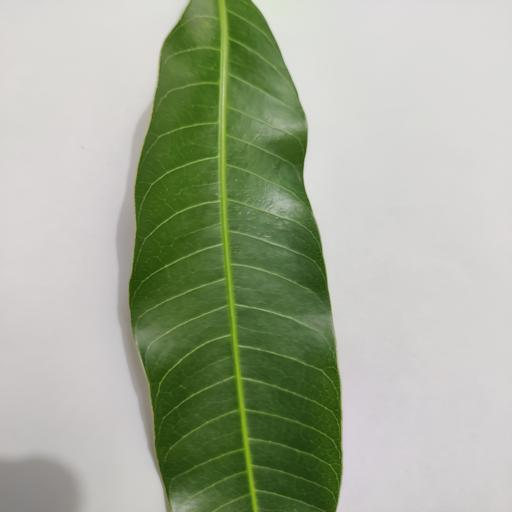
#> input picture evaluation/Khỏe mạnh/IMG_20240504_211021.jpg, 512 x 512 px, found by its file name; its folder holds 4 pictures in this run
$ jupyter execute --allow-errors 'Source Code For Training.ipynb'   (shell and % lines are left out)
#> lines starting #> are read from the running program, lines starting #| are printed output that depends on the picture
#> further down, img is the input picture: shape (512, 512, 3); mean B, G, R 153.4, 173.8, 165.6
#> `img = cv2.resize(img,(64,64))`:
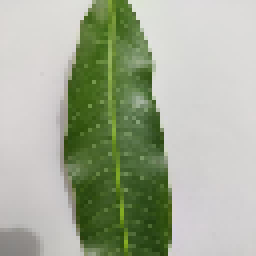
#> img: shape (64, 64, 3) (shown 4 times larger); mean B, G, R 153.4, 173.8, 165.6
#Mango Leaf Classification
###Thành viên:
  + Lê Văn Hoàng - 22520465 (C)
  + Thái Đình Nhật Hiển - 22520424<br>

###Thông tin đồ án:
+ <b>Tên đề tài:</b> Phân loại lá xoài bình thường và lá xoài bị sâu bệnh
+ <b>Tập dữ liệu:</b> Gồm 500 ảnh lá xoài bình thường và 2000 ảnh cho lá xoài bị sâu bệnh, mỗi loại sâu bệnh gồm 500 ảnh.
+ <b>Thư viện sử dụng:</b> cv2, matplotlib, skimage, sklearn, numpy
+ <b>Đặc trưng sử dụng:</b> Sobel, Histogram, kết hợp hai đặc trưng
+ <b>Mô hình máy học sử dụng:</b> KNN, SVC
+ <b>Phương thức đánh giá sử dụng:</b> Accuracy, F1-Score, Confusion Matrix

# Import Library

[cell 1]
import numpy as np
import os
import matplotlib.pyplot as plt
import cv2
import joblib
from google.colab.patches import cv2_imshow
from skimage.io import imread
from skimage.transform import resize
from sklearn.model_selection import train_test_split, GridSearchCV
from sklearn.svm import SVC
from sklearn.metrics import accuracy_score, confusion_matrix, classification_report,f1_score
from sklearn.neighbors import KNeighborsClassifier
from sklearn.neighbors import KNeighborsClassifier
from sklearn.metrics import accuracy_score,f1_score
from sklearn.metrics import roc_curve, auc
from google.colab.patches import cv2_imshow
from joblib import Parallel, delayed

# Clone Github

 # Tập dữ liệu:
 + Tập dữ liệu: Gồm 500 ảnh lá xoài bình thường và 2000 ảnh cho lá xoài bị sâu bệnh, mỗi loại sâu bệnh gồm 500 ảnh.
 + Tình trạng lá xoài bao gồm: Khỏe mạnh,nấm mốc bột, nấm đen, vết loét do vi khuẩn, ruồi cuốn lá

[cell 2]
input_dir = "/content/MangoLeaf/final_project"
categories = ['Khỏe mạnh','Nấm mốc bột','Nấm đen','Vết loét','Ruồi cuốn lá']
images = []

#> (the rest of this cell did not finish here and is left out)

# Tiền xử lý dữ liệu

[cell 3]
input_dir = "/content/MangoLeaf/final_project"
categories = ['Khỏe mạnh','Nấm mốc bột','Nấm đen','Vết loét','Ruồi cuốn lá']

data = []
labels = []
datas = []
labelss = []
#> (the rest of this cell did not finish here and is left out)

# Hàm hiển thị ảnh được phân loại đúng và sai

[cell 4]
def plot_classification_results(data_test, y_test, y_pred, images=None):
    correct_indices = np.where(y_pred == y_test)[0]
    incorrect_indices = np.where(y_pred != y_test)[0]

    display_images(data_test, y_test, y_pred,correct_indices, "Ảnh phân loại đúng", 4)
    display_images(data_test, y_test, y_pred,incorrect_indices, "Ảnh phân loại sai", 2)

[cell 5]
def display_images(data_test,y_test, y_pred, indices, title, n):
    if len(indices) < n:
        n = len(indices)
    plt.figure(figsize=(25, 5))
    true_vals = []
    pred = []
    for idx, i in enumerate(y_test):
        if i == 1:
          true_vals.append("Bị sâu bệnh")
        else:
          true_vals.append("Khỏe mạnh")
    for idx, i in enumerate(y_pred):
        if i == 1:
          pred.append("Bị sâu bệnh")
        else:
          pred.append("Khỏe mạnh")
    for i, idx in enumerate(indices[:n]):
        plt.subplot(1, n, i + 1)
        plt.imshow(data_test[idx])
        plt.title(f"Phân loại: {pred[idx]}\nLớp thực: {true_vals[idx]}")
        plt.axis('off')
    plt.suptitle(title)
    plt.show()

# Trích xuất đặc trưng bằng Sobel

[cell 6]
def sobel_filter(img) :
  Sx = np.array([[-1,0,1],[-2,0,2],[-1,0,1]])
  Sy = np.array([[1,2,1],[0,0,0],[-1,-2,-1]])
  #Sx_ = np.array([[1,0,-1],[2,0,-2],[1,0,-1]])
 # Sy_ = np.array([[-1,-2,-1],[0,0,0],[1,2,1]])
  Ix = cv2.filter2D(img,-1,Sx)
  Iy = cv2.filter2D(img,-1,Sy)
  G = np.sqrt(Ix**2 + Iy**2)
  G = G/(G.max()+1e-7) *255
#> `horizontal_concat = np.concatenate((img, img1, img2,img3), axis=1)`:
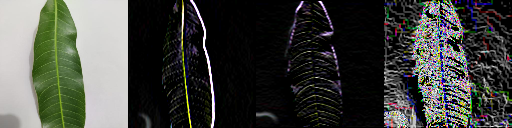
#> horizontal_concat: shape (128, 512, 3) float16; mean B, G, R 62.2, 67.2, 65.3
  return Ix,Iy,G

[cell 7]
def feature_sobel(img) :
  h,w,c = img.shape
#> h = 64; w = 64; c = 3
  G = np.zeros((h,w))
  for i in range(c) :
    img_c = img[:,:,i]
    img_c = img_c.astype(float)
    _,_,g = sobel_filter(img_c)
    G += g
#> G: shape (64, 64) float64
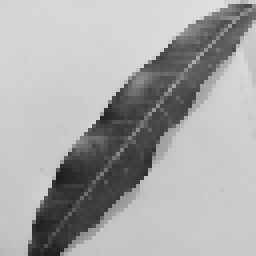
#> img_c: shape (64, 64) float64 (shown 4 times larger); min 26, max 224, mean 168.9
  row_sum = np.sum(G,axis=1,dtype = np.float64)
#> row_sum = 64 values, max 4736.2 at index 29, min 1142.9 at index 0, mean 3924.8
  col_sum = np.sum(G,axis=0,dtype=np.float64)
#> col_sum = 64 values, max 6392.5 at index 38, min 286.7 at index 0, mean 3924.8
  return (np.hstack((row_sum.T,col_sum)))

#### Visualize hình ảnh sau khi trích xuất đặc trưng Sobel

#> (a cell that did not finish here is left out)

#### Trích xuất đặc trưng và chia tập dữ liệu

[cell 9]
#X = [feature_sobel(i) for i in data]
#X = np.asarray(X)
data_train,data_test,y_train,y_test = train_test_split(data,labels,test_size=0.3,random_state=28)
X_train = [feature_sobel(i) for i in data_train]
#> after the loop in feature_sobel (call 2), `for i in range(c) :`:
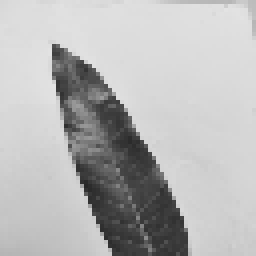
#> img_c: shape (64, 64) float64 (shown 4 times larger); min 39, max 227, mean 183
#> in feature_sobel (call 2), `row_sum = np.sum(G,axis=1,dtype = np.float64)`: row_sum = 64 values, max 5500.5 at index 25, min 391 at index 5, mean 3555.4
#> in feature_sobel (call 2), `col_sum = np.sum(G,axis=0,dtype=np.float64)`: col_sum = 64 values, max 8646.1 at index 24, min 394.9 at index 0, mean 3555.4
X_train = np.asarray(X_train)
X_test = [feature_sobel(i) for i in data_test]
#> after the loop in feature_sobel (call 3), `for i in range(c) :`:
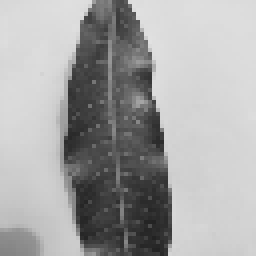
#> img_c: shape (64, 64) float64 (shown 4 times larger); min 34, max 225, mean 165.6
#> in feature_sobel (call 3), `row_sum = np.sum(G,axis=1,dtype = np.float64)`: row_sum = 64 values, max 5987.7 at index 57, min 2772.1 at index 0, mean 4333.9
#> in feature_sobel (call 3), `col_sum = np.sum(G,axis=0,dtype=np.float64)`: col_sum = 64 values, max 16056.4 at index 42, min 191 at index 63, mean 4333.9
#> after the loop in feature_sobel (call 4), `for i in range(c) :`:
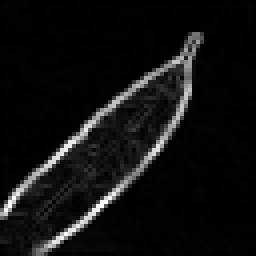
#> G: shape (64, 64) float64 (shown 4 times larger); min 0, max 750.1, mean 49.1; drawn with min black and max white
#> after the loop in feature_sobel (call 4), `for i in range(c) :`:
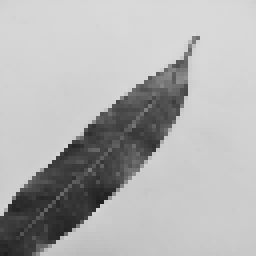
#> img_c: shape (64, 64) float64 (shown 4 times larger); min 31, max 220, mean 177.5
#> in feature_sobel (call 4), `row_sum = np.sum(G,axis=1,dtype = np.float64)`: row_sum = 64 values, max 4912 at index 48, min 143.9 at index 0, mean 3145.2
#> in feature_sobel (call 4), `col_sum = np.sum(G,axis=0,dtype=np.float64)`: col_sum = 64 values, max 7109.1 at index 46, min 197.4 at index 63, mean 3145.2
#> `hist = feature_histogram(img)`: hist = 512 values, max 1 at index 438, min 0 at index 0, mean 0.00325
#> `plt.show()`:
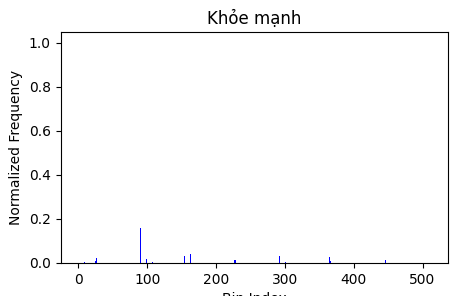
#> figure drawn by matplotlib, 1 panel; tallest bar 1 high, from x = 437.6 to 438.4
X_test = np.asarray(X_test)

####KNN Model

[cell 10]
param_grid = {'n_neighbors' : np.arange(1,40,1), 'weights' : ['uniform','distance'], 'metric' : ['cosine','euclidean','minkowski']}
sob_knn = GridSearchCV(KNeighborsClassifier(),param_grid,cv=5,scoring = 'f1',verbose=1)
#> (the rest of this cell did not finish here and is left out)

####SVC Model

[cell 11]
param_grid = {'C' : np.arange(0.1,5,0.1) , 'kernel' : ['rbf',"poly"]}
sob_svc = GridSearchCV(SVC(max_iter=100000),param_grid,cv=5,scoring = 'f1',verbose=2,n_jobs=-1)
#> (the rest of this cell did not finish here and is left out)

#Trích xuất đặc trưng bằng Histogram

[cell 12]
def feature_histogram(img) :
  hist = cv2.calcHist([img],[0,1,2],None,[8,8,8],[0,256,0,256,0,256])
  hist = hist/hist.max()
  return hist.flatten()

####Visualizing hình ảnh sau khi trích xuất đặc trưng Histogram

#> (a cell that did not finish here is left out)

#### Trích xuất đặc trưng và chia tập dữ liệu

[cell 14]
data_train,data_test,y_train,y_test = train_test_split(data,labels,test_size=0.3,random_state=28)
X_train = [feature_histogram(i) for i in data_train]
X_train = np.asarray(X_train)
X_test = [feature_histogram(i) for i in data_test]
X_test = np.asarray(X_test)

####KNN Model

[cell 15]
param_grid = {'n_neighbors' : np.arange(1,20,2), 'weights' : ['uniform','distance'], 'metric' : ['cosine','euclidean','minkowski']}
his_knn = GridSearchCV(KNeighborsClassifier(),param_grid,cv=5,scoring = 'f1',verbose=1)
#> (the rest of this cell did not finish here and is left out)

####SVC Model

[cell 16]
param_grid = {'C' : np.arange(0.2,2,0.1) , 'kernel' : ['linear','rbf']}
his_svc = GridSearchCV(SVC(max_iter = 10000),param_grid,cv=5,scoring = 'f1',verbose=1,n_jobs=-1)
#> (the rest of this cell did not finish here and is left out)

# Phụ lục

[cell 17]
X = []
for i in data:
    sobel_features = feature_sobel(i)
    histogram_features = feature_histogram(i)
    combined_features = np.hstack((sobel_features, histogram_features))
    X.append(combined_features)
#> this loop made 4 passes
#> pass 1, in sobel_filter (call 15), `Iy = cv2.filter2D(img,-1,Sy)`:
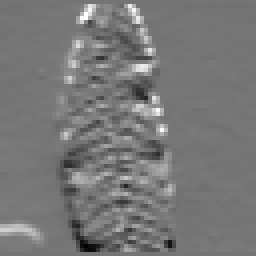
#> Iy: shape (64, 64) float64 (shown 4 times larger); min -229, max 271, mean 6.2; drawn with min black and max white
X = np.asarray(X)
X_train,X_test,y_train,y_test = train_test_split(X,labels,test_size=0.2,random_state=28)

####KNN Model

[cell 18]
grid_param = {'n_neighbors' : np.arange(1,30,1),'weights' : ['uniform','distance'] }
grid = GridSearchCV(KNeighborsClassifier(),grid_param,cv=5,scoring='accuracy')
#> (the rest of this cell did not finish here and is left out)

####SVC Model

[cell 19]
grid = SVC(C = 10, gamma= 'scale', kernel = 'rbf')
#> (the rest of this cell did not finish here and is left out)

#Thực nghiệm

[cell 20]
input_dir = "/content/MangoLeaf/evaluation"
categories = ['Khỏe mạnh','Bị sâu bệnh']

data = []
labels = []
datas = []
labelss = []
#> (the rest of this cell did not finish here and is left out)

[cell 21]
X_eval = [feature_histogram(i) for i in data]
X_eval = np.asarray(X_eval)

[cell 22]
def plot_classification_evaluation(data_test, y_test, y_pred, images=None):
    correct_indices = np.where(y_pred == y_test)[0]
    incorrect_indices = np.where(y_pred != y_test)[0]

    display_images(data_test, y_test, y_pred,correct_indices, "Ảnh phân loại đúng", 8)
    display_images(data_test, y_test, y_pred,incorrect_indices, "Ảnh phân loại sai", 8)

[cell 23]
his_svc = joblib.load('MangoLeaf/his_svc.pkl')
#> (reads his_svc.pkl from the repository)
y_eval = his_svc.predict(X_eval)
print("Test Accuracy Score:", accuracy_score(y_eval, labels))
print("F1 Score (weighted):", f1_score(y_eval, labels, average='weighted'))
print("Confusion Matrix:\n", confusion_matrix(y_eval, labels))
plot_classification_evaluation(data, y_eval, labels)
#> in display_images, `plt.show()`:
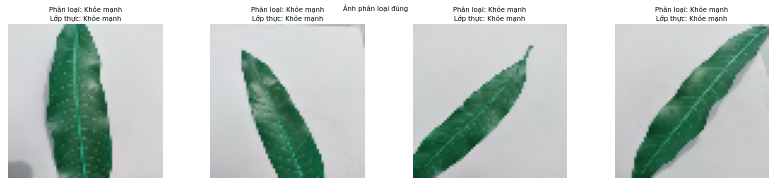
#> figure drawn by matplotlib, 4 panels; B, G, R data is drawn as R, G, B
